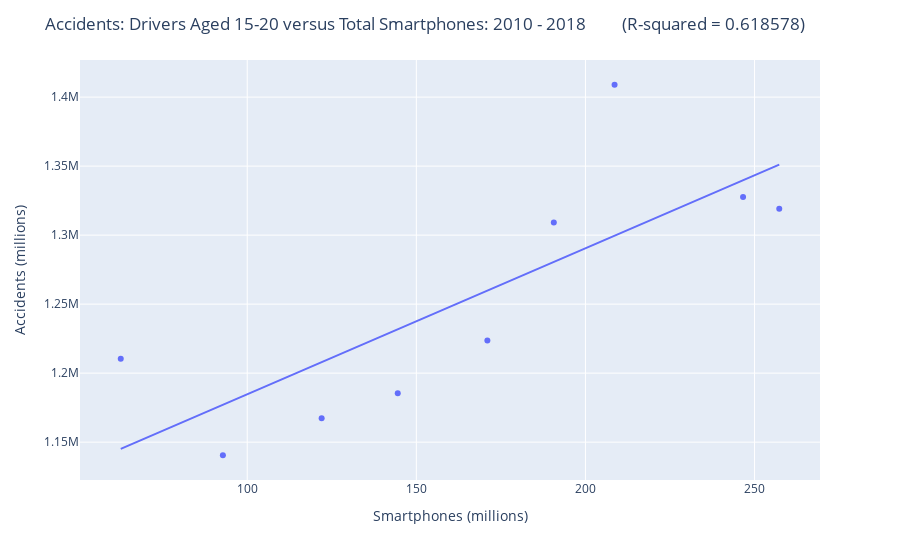

The cell this chart's notebook holds for it:
### Code cell
#Plot accidents involving younger drivers versus Total Smartphones: 2010 - 2018
smartphones=total_smartphones
accidents=younger_drivers2
fig = px.scatter(all_accident_graph_df, x=smartphones, y=accidents, trendline="ols")

#Edit the layout
fig.update_layout(title='Accidents: Drivers Aged 15-20 versus Total Smartphones: 2010 - 2018         (R-squared = 0.618578)',
                   xaxis_title='Smartphones (millions)',
                   yaxis_title='Accidents (millions)')

fig.show()
results = px.get_trendline_results(fig)
fig.write_image("output_data/national_younger_driver_regression.png")

### Figure 1 — Plotly figure (JSON) as saved in the notebook; plotly's stock layout.template omitted (floating-point values rounded to 4 significant figures)
{"data": [{"hoverlabel": {"namelength": 0}, "hovertemplate": "x=%{x}<br>y=%{y}", "legendgroup": "", "marker": {"color": "#636efa", "symbol": "circle"}, "mode": "markers", "name": "", "showlegend": false, "type": "scatter", "x": [62.6, 92.8, 122, 144.5, 171, 190.6, 208.6, 246.6, 257.3], "xaxis": "x", "y": [1210448, 1140507, 1167260, 1185506, 1223631, 1309092, 1408959, 1327631, 1319180], "yaxis": "y"}, {"hoverlabel": {"namelength": 0}, "hovertemplate": "<b>OLS trendline</b><br>y = 1057.809249 * x + 1078853.163671<br>R<sup>2</sup>=0.618578<br><br>x=%{x}<br>y=%{y} <b>(trend)</b>", "legendgroup": "", "marker": {"color": "#636efa", "symbol": "circle"}, "mode": "lines", "name": "", "showlegend": false, "type": "scatter", "x": [62.6, 92.8, 122, 144.5, 171, 190.6, 208.6, 246.6, 257.3], "xaxis": "x", "y": [1145000.0, 1177000.0, 1208000.0, 1232000.0, 1260000.0, 1281000.0, 1300000.0, 1340000.0, 1351000.0], "yaxis": "y"}], "layout": {"legend": {"tracegroupgap": 0}, "margin": {"t": 60}, "title": {"text": "Accidents: Drivers Aged 15-20 versus Total Smartphones: 2010 - 2018         (R-squared = 0.618578)"}, "xaxis": {"anchor": "y", "domain": [0, 1], "title": {"text": "Smartphones (millions)"}}, "yaxis": {"anchor": "x", "domain": [0, 1], "title": {"text": "Accidents (millions)"}}}}
